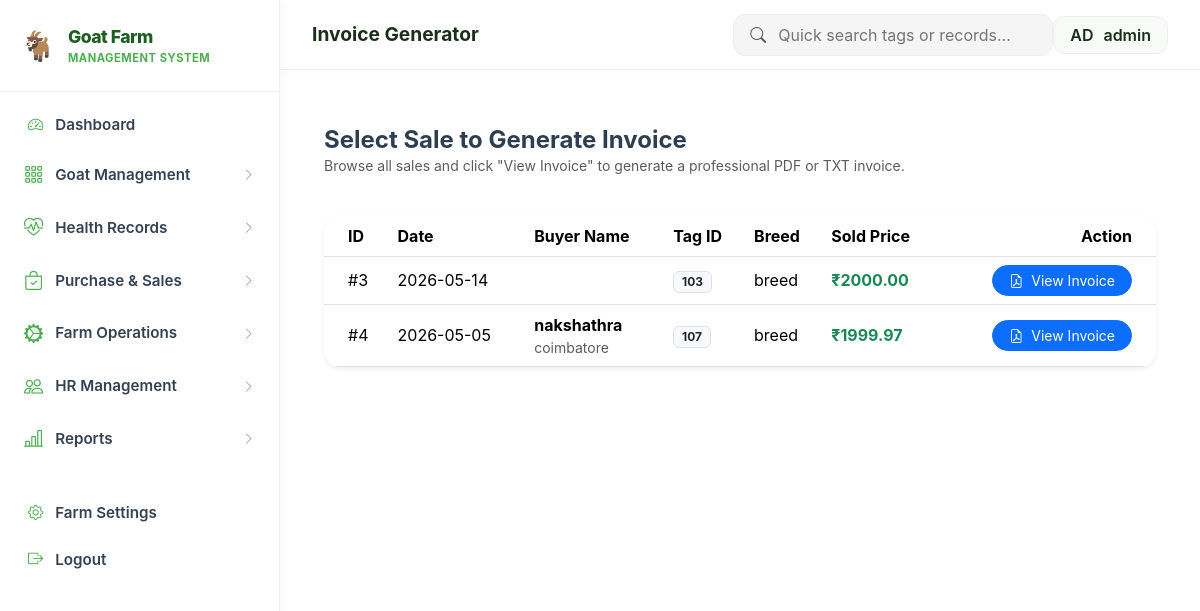
Before: /invoice (signed in) with the older database file.
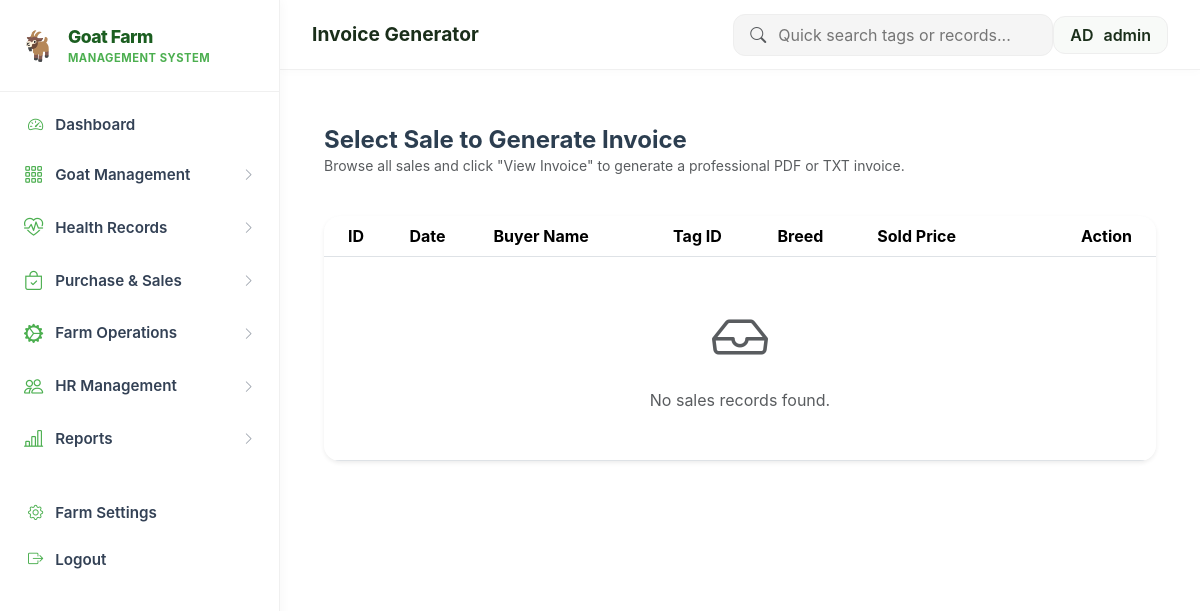
After: the same page with the newer database file.
### tables this page shows
CREATE TABLE sales_records (
                id INTEGER PRIMARY KEY AUTOINCREMENT,
                sr_no TEXT,
                tag_id TEXT NOT NULL,
                breed TEXT,
                breed_percent TEXT,
                gender TEXT,
                weight REAL,
                sold_price REAL,
                date_of_sale DATE,
                buyer_name TEXT,
                buyer_city TEXT,
                buyer_contact TEXT
            );

### Project_goatfarm.py (the view, shortened to what this page needs)
@app.route('/invoice')
@app.route('/invoice/<int:sales_id>')
def generate_invoice(sales_id=None):
    db = get_db()
    if sales_id is None:
        sales = db.execute('SELECT * FROM sales_records ORDER BY date_of_sale DESC').fetchall()
        return render_template('invoice_list.html', sales=sales)

### Project_goatfarm.py (called while the page is built)
def get_db():
    conn = sqlite3.connect(DB_FILE)
    conn.row_factory = sqlite3.Row
    return conn

@app.before_request
def require_login():
    allowed_routes = ['login', 'static', 'register', 'verify_otp', 'goats', 'goat_detail']
    if request.endpoint not in allowed_routes and 'user_id' not in session:
        return redirect(url_for('login'))

### templates/invoice_list.html
{% extends 'layout.html' %}
{% block page_title %}Invoice Generator{% endblock %}
{% block content %}
<div class="container-fluid py-4">
    <div class="row mb-4 align-items-center">
        <div class="col">
            <h4 class="fw-bold mb-0">Select Sale to Generate Invoice</h4>
            <p class="text-muted small">Browse all sales and click "View Invoice" to generate a professional PDF or TXT invoice.</p>
        </div>
    </div>
    <div class="card border-0 shadow-sm rounded-4 overflow-hidden">
        <div class="table-responsive">
            <table class="table table-hover align-middle mb-0">
                <thead class="bg-light">
                    <tr>
                        <th class="ps-4">ID</th>
                        <th>Date</th>
                        <th>Buyer Name</th>
                        <th>Tag ID</th>
                        <th>Breed</th>
                        <th>Sold Price</th>
                        <th class="text-end pe-4">Action</th>
                    </tr>
                </thead>
                <tbody>
                    {% for sale in sales %}
                    <tr>
                        <td class="ps-4">#{{ sale.id }}</td>
                        <td>{{ sale.date_of_sale }}</td>
                        <td>
                            <div class="fw-bold">{{ sale.buyer_name }}</div>
                            <div class="text-muted small">{{ sale.buyer_city }}</div>
                        </td>
                        <td><span class="badge bg-light text-dark border">{{ sale.tag_id }}</span></td>
                        <td>{{ sale.breed }}</td>
                        <td><span class="fw-bold text-success">₹{{ "%.2f"|format(sale.sold_price) }}</span></td>
                        <td class="text-end pe-4">
                            <a href="{{ url_for('generate_invoice', sales_id=sale.id) }}" class="btn btn-sm btn-primary rounded-pill px-3">
                                <i class="bi bi-file-earmark-pdf me-1"></i> View Invoice
                            </a>
                        </td>
                    </tr>
                    {% else %}
                    <tr>
                        <td colspan="7" class="text-center py-5 text-muted">
                            <i class="bi bi-inbox display-4 d-block mb-3"></i>
                            No sales records found.
                        </td>
                    </tr>
                    {% endfor %}
                </tbody>
            </table>
        </div>
    </div>
</div>
{% endblock %}

Changed rows visible on the page:
removed sales_records: id "3", date_of_sale "2026-05-14", tag_id "103", breed "breed", sold_price "2000.00"
removed sales_records: id "4", date_of_sale "2026-05-05", buyer_name "nakshathra", buyer_city "coimbatore", tag_id "107", breed "breed", sold_price "1999.97"
Other visible differences:
text now shown: "No sales records found."
